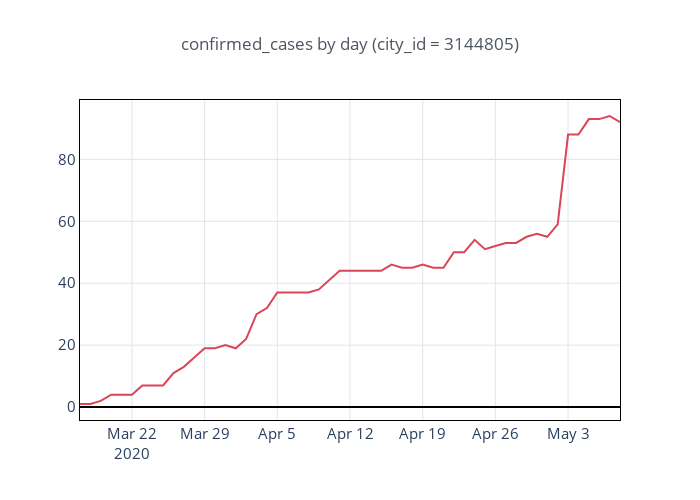

The code cell stored with this chart in its notebook:
### Code cell
df[df['city_id'] == 3144805].set_index('date')[col]\
                            .iplot(theme='custom', title='{} by day (city_id = 3144805)'.format(col))

### Figure 1 — Plotly figure (JSON) as saved in the notebook; plotly's stock layout.template omitted (floating-point values rounded to 4 significant figures)
{"data": [{"line": {"color": "rgba(218, 70, 87, 1.0)", "dash": "solid", "shape": "linear", "width": 2}, "mode": "lines", "name": "confirmed_cases", "text": "", "type": "scatter", "x": ["2020-03-17", "2020-03-18", "2020-03-19", "2020-03-20", "2020-03-21", "2020-03-22", "2020-03-23", "2020-03-24", "2020-03-25", "2020-03-26", "2020-03-27", "2020-03-28", "2020-03-29", "2020-03-30", "2020-03-31", "2020-04-01", "2020-04-02", "2020-04-03", "2020-04-04", "2020-04-05", "2020-04-06", "2020-04-07", "2020-04-08", "2020-04-09", "2020-04-10", "2020-04-11", "2020-04-12", "2020-04-13", "2020-04-14", "2020-04-15", "2020-04-16", "2020-04-17", "2020-04-18", "2020-04-19", "2020-04-20", "2020-04-21", "2020-04-22", "2020-04-23", "2020-04-24", "2020-04-25", "2020-04-26", "2020-04-27", "2020-04-28", "2020-04-29", "2020-04-30", "2020-05-01", "2020-05-02", "2020-05-03", "2020-05-04", "2020-05-05", "2020-05-06", "2020-05-07", "2020-05-08"], "y": [1, 1, 2, 4, 4, 4, 7, 7, 7, 11, 13, 16, 19, 19, 20, 19, 22, 30, 32, 37, 37, 37, 37, 38, 41, 44, 44, 44, 44, 44, 46, 45, 45, 46, 45, 45, 50, 50, 54, 51, 52, 53, 53, 55, 56, 55, 59, 88, 88, 93, 93, 94, 92]}], "layout": {"height": 500, "legend": {"bgcolor": "#FFFFFF", "bordercolor": "#444444", "borderwidth": 0, "font": {"size": 12}, "itemclick": "toggle", "itemdoubleclick": "toggleothers", "itemsizing": "trace", "traceorder": "normal"}, "paper_bgcolor": "#FFFFFF", "plot_bgcolor": "#FFFFFF", "title": {"font": {"color": "#4D5663", "size": 17}, "text": "confirmed_cases by day (city_id = 3144805)", "x": 0.5}, "width": 700, "xaxis": {"automargin": true, "gridcolor": "#E1E5ED", "linecolor": "#000000", "mirror": "ticks", "showline": true, "tickfont": {"size": 15}, "title": {"font": {"color": "#808080", "size": 16}, "text": ""}, "zerolinecolor": "#000000", "zerolinewidth": 2}, "yaxis": {"automargin": true, "gridcolor": "#E1E5ED", "linecolor": "#000000", "mirror": "ticks", "showline": true, "tickfont": {"size": 15}, "title": {"font": {"color": "#808080", "size": 16}, "text": ""}, "zerolinecolor": "#000000", "zerolinewidth": 2}}}
